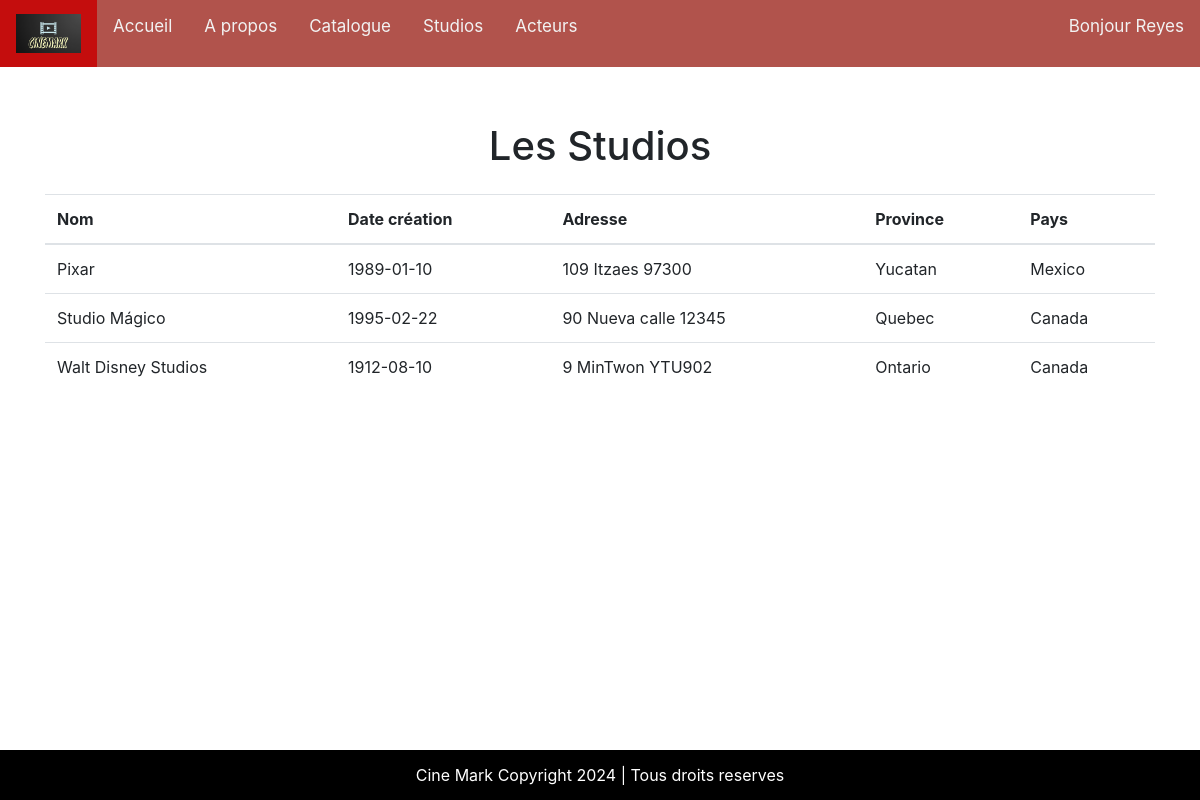
The page /studios.php (signed in) on the database its author committed.
### tables this page shows
CREATE TABLE `tbstudio` (
  `noStudio` smallint(6) NOT NULL,
  `nom` varchar(25) NOT NULL,
  `description` varchar(30) DEFAULT NULL,
  `dateCreation` date DEFAULT NULL,
  `noAdress` smallint(6) DEFAULT NULL
);

CREATE TABLE `tbadress` (
  `noAdress` smallint(6) NOT NULL,
  `rue` varchar(40) NOT NULL,
  `noCivique` varchar(10) NOT NULL,
  `codePostal` char(7) DEFAULT NULL,
  `province` varchar(20) DEFAULT NULL,
  `pays` varchar(20) DEFAULT NULL,
  `ville` varchar(20) DEFAULT NULL
);

### studios.php (the view, shortened to what this page needs)
<?php
$xml_studios = simplexml_load_file('./textes/studios.xml');
?>
<!DOCTYPE html>
<html lang="en">
<head>
    <link rel="stylesheet" href="./main.css">
    <link rel="stylesheet" href="https://cdn.jsdelivr.net/npm/bootstrap@4.3.1/dist/css/bootstrap.min.css">
</head>
<body>
    <?php include "./includes/header.php" ?>
    <?php include "./includes/connexion_base_donnees.php"?>
    <div class="container">
        <div class="row" style="margin-top: 5%; display:flex">
            <div class="col-12" style="text-align:center">
                <?php
                    foreach($xml_studios->children() as $title){
                        $text_langue = $title->$langue;
                        if(strval($title->Title) == 'Yes'){
                            echo("
                            <h1>$text_langue</h1>
                            ");
                        }
                    }
                ?>
            </div>
            <div class="col-12 mt-3">
                <table class="table">
                    <thead>
                        <tr>
                        <?php
                            foreach($xml_studios->children() as $text){
                                $langue = "FR";
                                $text_langue = $text->$langue;
                                if(strval($text->Title) == 'No'){
                                    echo("
                                    <th scope='col'>$text_langue</th>
                                    ");
                                }
                            }
                        ?>
                        </tr>
                    </thead>
                    <tbody>
                        <?php
                            $sql = "SELECT *, CONCAT(noCivique,' ', rue , ' ' ,codePostal) AS adress FROM tbStudio JOIN tbAdress ON tbStudio.noAdress = tbAdress.noAdress ORDER BY nom ASC";
                            $response = $connexion->prepare($sql);
                            $response->execute();
                            while($studio = $response->fetch()){
                                $nom = $studio["nom"];
                                $dateCreation = $studio["dateCreation"];
                                $adress = $studio["adress"];
                                $province = $studio["province"];
                                $pays = $studio["pays"];
                                echo("
                                    <tr>
                                        <td>$nom</td>
                                        <td>$dateCreation</td>
                                        <td>$adress</td>
                                        <td>$province</td>
                                        <td>$pays</td>
                                    </tr>
                                ");
                            }
                        ?>
                    </tbody>
                </table>
            </div>
        </div>
    </div>
    <?php include "./includes/footer.php" ?>
</body>
</html>

### main.css (style rules this page uses)
html,body { background-color: #333; margin: 0 !important; padding: 0px !important; height: 100%; }

### rows shown on the page
tbstudio: nom "Pixar", dateCreation "1989-01-10", adress "109 Itzaes 97300", noAdress.province "Yucatan", noAdress.pays "Mexico"
tbstudio: nom "Studio Mágico", dateCreation "1995-02-22", adress "90 Nueva calle 12345", noAdress.province "Quebec", noAdress.pays "Canada"
tbstudio: nom "Walt Disney Studios", dateCreation "1912-08-10", adress "9 MinTwon YTU902", noAdress.province "Ontario", noAdress.pays "Canada"

### other values the page prints
$text_button "Accueil"
$text_button "A propos"
$text_button "Catalogue"
$text_hello "Bonjour"
$courreil "Reyes"
$text_button "Studios"
$text_button "Acteurs"
$text_langue "Les Studios"
$text_langue "Nom"
$text_langue "Date création"
$text_langue "Adresse"
$text_langue "Province"
$text_langue "Pays"
